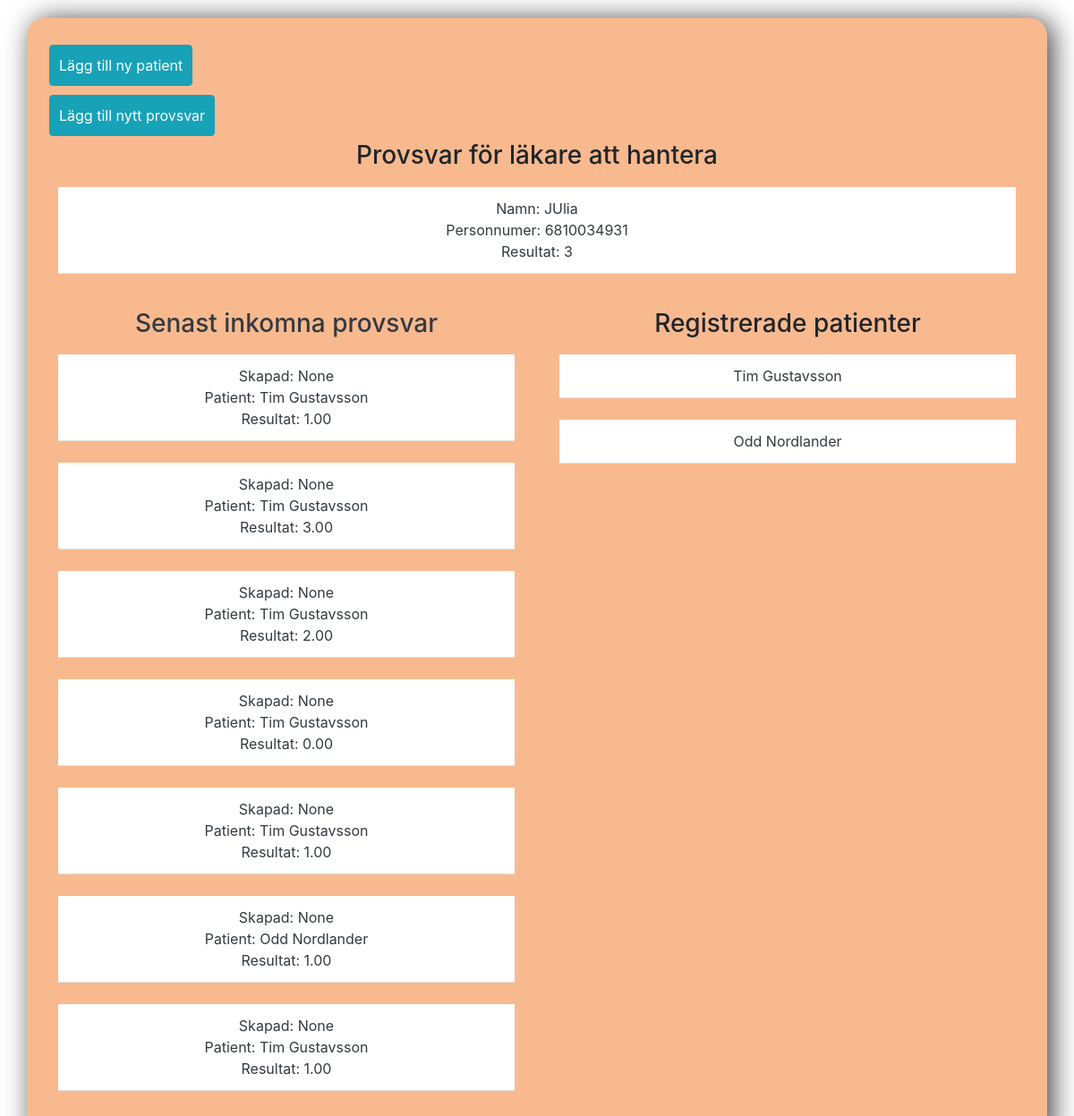
The app's page /, older data.
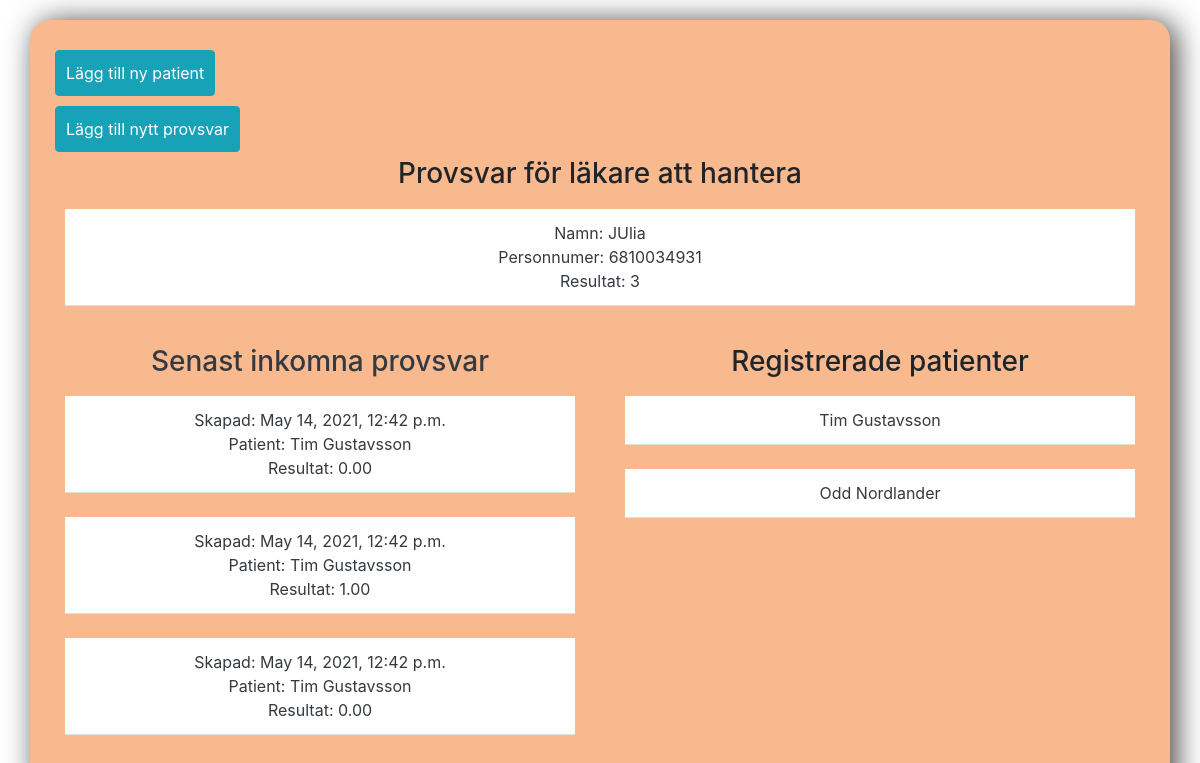
The same page, newer data.
### psa/models.py (models this page shows, shortened)
class Hantera(models.Model):
	ssn = models.BigIntegerField(validators=[validate_ssn],primary_key=True, unique=True)
	name = models.CharField(max_length=150)
	result = models.CharField(max_length=150)
	class Meta:
		verbose_name_plural = "Hantera"

class Provsvar(models.Model):
	created = models.DateTimeField(auto_now_add=True)
	result = models.DecimalField(max_digits=5, decimal_places=2)
	done = models.CharField(max_length=100, default='False')
	ssn = models.ForeignKey(Patient, default='None', verbose_name="Kopplad patient", on_delete=models.SET_DEFAULT, validators=[validate_ssn, read_from_db])
	class Meta:
		verbose_name_plural = "Provsvar"

class Patient(models.Model):
	ssn = models.BigIntegerField(validators=[validate_ssn],primary_key=True, unique=True)
	namn = models.CharField(max_length=100)
	gata = models.CharField(max_length=50)
	postort = models.CharField(max_length=50)
	postnr = models.IntegerField(validators=[validate_postnr])
	mail = models.EmailField(max_length=50)
	operationsdatum = models.DateField()
	created = models.DateField(auto_now_add=True)
	kallelsedatum = models.DateField()
	class Meta:
		verbose_name_plural = "Patienter"
	def __str__(self):
		return self.namn

### psa/views.py (the view)
# urls.py: path('', views.IndexView.as_view(), name='index'),
class IndexView(generic.ListView):
    template_name = 'psa/index.html'
    context_object_name = 'latest_provsvar_list'
    def get_context_data(self, **kwargs):
        context = super(IndexView, self).get_context_data(**kwargs)
        context.update({
            'latest_provsvar_list': Provsvar.objects.order_by('-created')[:10],
            'patient_list': Patient.objects.order_by('-created'),
            'hantera_list': Hantera.objects.order_by('-ssn'),
        })
        return context
    def get_queryset(self):
        return Patient.objects.all(), Hantera.objects.all()

### psa/templates/psa/index.html (shortened to what this page needs)
{% load static %}
<link rel="stylesheet" href="https://cdn.jsdelivr.net/npm/bootstrap@4.6.0/dist/css/bootstrap.min.css">
<div class="center-column">
    <div class="box">
        <div class = "menu">
            <a class="btn btn-info" href="{% url 'psa:add_patient' %}">Lägg till ny patient</a>
            <a class="btn btn-info" href="{% url 'psa:add_provsvar' %}">Lägg till nytt provsvar</a>
        </div>
        <div class="row-sm">
            <div class = list>
                <h3>Provsvar för läkare att hantera</h3>
                {% if hantera_list %}
                    <ul class="list-group list-group-flush">
                    {% for hantera in hantera_list %}
                        <li class="list-group-item"><a href="{% url 'psa:hantera_detail' hantera.pk %}" class="text-dark">Namn: {{ hantera.name }}</br>Personnumer: {{ hantera.ssn }}</br>Resultat: {{ hantera.result }}</li><br>
                    {% endfor %}
                    </ul>
                {% else %}
                    <p>Inga provsvar tillgängliga.</p>
                {% endif %}
            </div>
            </div>
        <div class="row">
            <div class="col-sm">
                <div class = list>
                    <h3>Senast inkomna provsvar</h3>
                    {% if latest_provsvar_list %}
                        <ul class="list-group list-group-flush">
                        {% for provsvar in latest_provsvar_list %}
                            <li class="list-group-item"><a href="{% url 'psa:provsvar_detail' provsvar.id %}" class="text-dark">Skapad: {{ provsvar.created }}</br>Patient: {{ provsvar.ssn }}</br>Resultat: {{ provsvar.result }}</br></a></li><br>
                        {% endfor %}
                        </ul>
                    {% else %}
                        <p>Inga provsvar tillgängliga.</p>
                    {% endif %}
                </div>
            </div>
            <div class="col-sm">
            <div class = list>
                <h3>Registrerade patienter</h3>
                {% if patient_list %}
                    <ul class="list-group list-group-flush">
                    {% for patient in patient_list %}
                    <li class="list-group-item"><a href="{% url 'psa:patient_detail' patient.pk %}" class="text-dark">{{ patient.namn }}</a></li><br/>
                    {% endfor %}
                    </ul>
                {% else %}
                    <p>Inga patienter tillgängliga.</p>
                {% endif %}
            </div>
            </div>
        </div>
    </div>
</div>

Row changes from the older to the newer data that the page shows:
removed Provsvar: created "None", ssn "Tim Gustavsson", result "1.00"
removed Provsvar: created "None", ssn "Tim Gustavsson", result "3.00"
removed Provsvar: created "None", ssn "Tim Gustavsson", result "2.00"
removed Provsvar: created "None", ssn "Tim Gustavsson", result "0.00"
removed Provsvar: created "None", ssn "Tim Gustavsson", result "1.00"
removed Provsvar: created "None", ssn "Odd Nordlander", result "1.00"
removed Provsvar: created "None", ssn "Tim Gustavsson", result "1.00"
added Provsvar: created "May 14, 2021, 12:42 p.m.", ssn "Tim Gustavsson", result "0.00"
added Provsvar: created "May 14, 2021, 12:42 p.m.", ssn "Tim Gustavsson", result "1.00"
added Provsvar: created "May 14, 2021, 12:42 p.m.", ssn "Tim Gustavsson", result "0.00"
